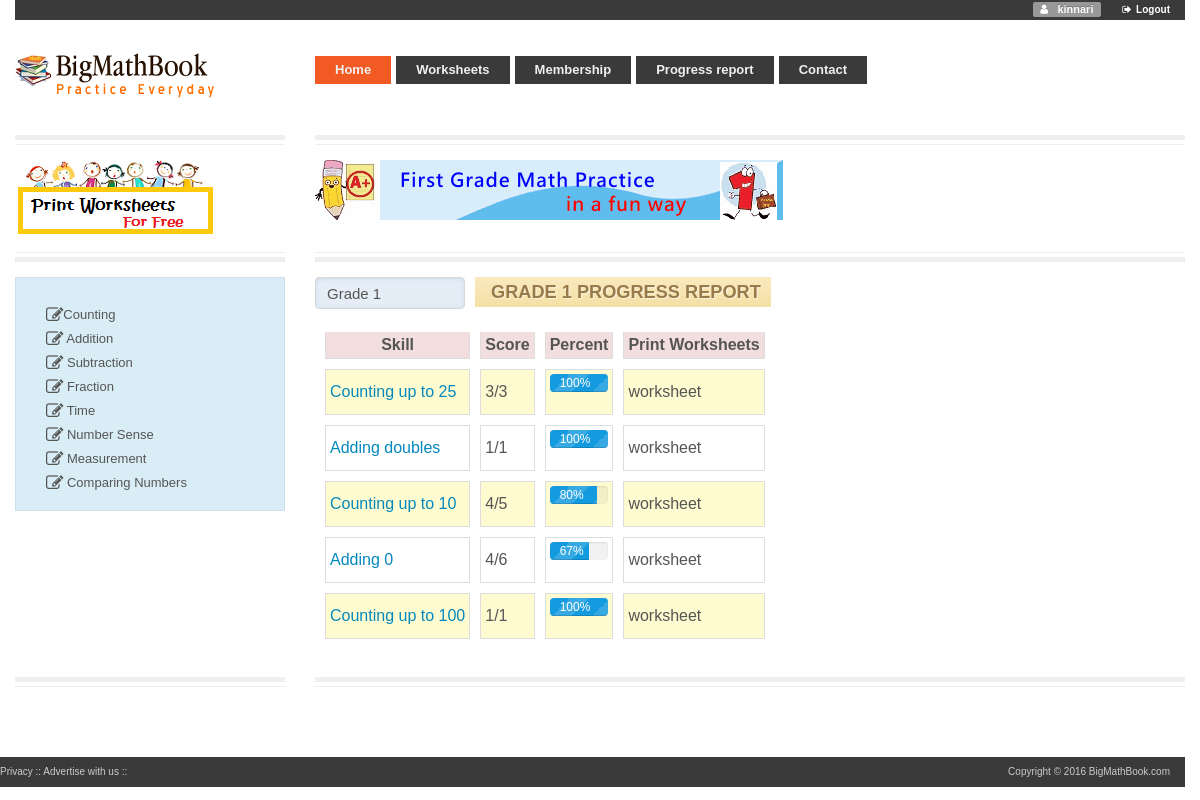
Page /report.php (signed in) on the committed database.
### tables this page shows
CREATE TABLE IF NOT EXISTS `report` (
  `ID` int(11) NOT NULL AUTO_INCREMENT,
  `USERID` int(11) NOT NULL,
  `GRADE` varchar(30) NOT NULL,
  `SKILLID` int(11) NOT NULL,
  `CORRECT` tinyint(1) NOT NULL,
  `WRONG` tinyint(1) NOT NULL,
  `RESULT` text NOT NULL,
  PRIMARY KEY (`ID`),
  UNIQUE KEY `SKILLID` (`SKILLID`)
);

CREATE TABLE IF NOT EXISTS `skills` (
  `Id` mediumint(9) NOT NULL AUTO_INCREMENT,
  `CatId` int(11) DEFAULT NULL,
  `Grade` varchar(30) NOT NULL,
  `Title` varchar(200) DEFAULT NULL,
  `worksheet` char(1) NOT NULL DEFAULT 'N',
  PRIMARY KEY (`Id`)
);

### report.php (the view, shortened to what this page needs)
<?php include 'cn.php';
      include 'top.php';
		?>
 <link rel="stylesheet" type="text/css" href="css/styles.css">
  <div class="row">
      <div class="span3 clearfix">
   <div class="widget widget-list well">
		   <ul class="nav nav-list">
		  <li><a href="gradeindex.php?cat=1"><i class="fa fa-edit fa-lg"></i>Counting</a></li>
		  <li><a href="gradeindex.php?cat=2"><i class="fa fa-edit fa-lg"></i> Addition</a></li>
          <li><a href="gradeindex.php?cat=3"><i class="fa fa-edit fa-lg"></i> Subtraction</a></li>
          <li><a href="gradeindex.php?cat=6"><i class="fa fa-edit fa-lg"></i> Fraction</a></li>
          <li><a href="gradeindex.php?cat=10"><i class="fa fa-edit fa-lg"></i> Time</a></li>
          <li><a href="gradeindex.php?cat=11"><i class="fa fa-edit fa-lg"></i> Number Sense</a></li>
		  <li><a href="gradeindex.php?cat=13"><i class="fa fa-edit fa-lg"></i> Measurement</a></li>
		  <li><a href="gradeindex.php?cat=17"><i class="fa fa-edit fa-lg"></i> Comparing Numbers</a></li>
        </ul>
        </div>
	  </div>
	  <div class="span9">
<div class="row">
<div class="span8">
 		<?php
		$grade = "";
		if(isset($_SESSION['USER'])){
			$user = $_SESSION['USER'];
			list($uname , $uid ) = explode("/", $user);
			$con=mysqli_connect($hostname,$username, $password, $db);
			if(isset($_POST["grade"]))
			{
			$grade = $_POST["grade"];
			$qry = "select * from report where USERID=$uid and GRADE='$grade'";
			}else{
			$qry = "select * from report where USERID=$uid and GRADE=(select GRADE from students where ID=$uid)";
			}
			$result = mysqli_query($con,$qry);
			$row = mysqli_fetch_assoc($result);
			$checkuser = $result->num_rows;
			if($checkuser > 0){
			$grade = $row['GRADE'];
			}
			?>
			<div id="element1">
			<form id="report-form" name="report-form" method="post">
		  <select name="grade" id="grade" tabindex="1" >
			<option  <?php if (trim($grade)=="Grade 1") {echo "selected";}?> value="Grade 1">Grade 1</option>
			</select>
			</form>
			</div><div id="element2">
			<h1 style="text-transform: uppercase;"><?php echo $grade . " Progress report&nbsp;&nbsp;"; ?></h1>
			</div>
			<table class="table table-striped" align="left">
			<thead>
          <tr bgcolor="#f2dede">
            <th>Skill</th>
            <th>Score</th>
            <th>Percent</th>
            <th>Print Worksheets</th>
          </tr>
        </thead>
		<tbody>
	<?php
		mysqli_data_seek($result,0);
		while($row = mysqli_fetch_assoc($result))
		{
			$qry = "select Title from skills where Id=".$row['SKILLID'];
			$rs = mysqli_query($con,$qry);
			$list = mysqli_fetch_assoc($rs);
			$totalq =(int)$row['CORRECT'] + (int)$row['WRONG'];
			$percent = round( (($row['CORRECT'] / $totalq)) * 100 );
			echo "<tr class='info'><td><a href='javascript:DoPost($row[ID]);'>". $list['Title'] ."</a></td>";
			echo "<td>". $row['CORRECT'] ."/". $totalq ."</td>";
			echo "<td width='30'><div class='progress progress-striped'><div class='bar' style='width: $percent%;'>$percent%</div></div></td>";
			echo "<td>worksheet</td></tr>";
           }
			echo  "</tbody> </table>";
			}
		?>
  </div>
    </div>
	  </div>
	</div>
      	<div class="row margin10-40">
      	  <div class="span3"><div class="border-5-1"></div></div>
      	  <div class="span9"><div class="border-5-1 hide-border"></div>
		  </div>
    	</div>

### css/style.css (style rules this page uses)
h1, h2, h3 { color:#F15A23; margin-bottom: 10px; }
a { color:#0588BC; }
.italic, italic, i { font-style:italic; }
.border-5-1 { border-top: 5px solid #EFEFEF; border-bottom: 1px solid #EFEFEF; clear: both; height: 4px; margin: 0; }
.margin10-40 { margin-top:10px; margin-bottom:40px; }
.well { padding: 15px; background-color: #efefef; border: 1px solid #EEE; border: 1px solid rgba(0, 0, 0, 0.05); -webkit-border-radius: 0px; -moz-border-radius: 0px; border-radius: 0px; -webkit-box-shadow:none; -moz-box-shadow:none; box-shadow: none; }
ul { list-style-type: none; padding: 0px; margin: 10px; }
ul li { background-position: 0px 5px; padding-left: 15px; line-height :18px; }
#bottom-panel { background-color: #3A3A3A; margin-top:30px; }
#bottom-panel span { color: #ccc; font-size:10px; float:right; line-height:30px; margin-right:15px; margin-left:15px; }
#bottom-panel .site-name { float:left; }
.widget { color:#888; }
.widget li a { color:#555; }
.widget ul { list-style:none; margin-left:0; margin-bottom:0; }
.widget-list { padding:15px 0; }
.nav > li { margin-bottom:0px; }
.nav-list > li > a, .nav-list .nav-header { text-shadow: none; }
.progress { background-color: #EEE; background-color: rgba(0, 0, 0, 0.05); -webkit-border-radius: 4px; -moz-border-radius: 4px; border-radius: 4px; }
.progress-striped .bar { text-align: left; padding-left: 10px; line-height: 18px; }

### css/userdesign.css (style rules this page uses)
.row:before, .row:after { display: table; line-height: 0; content: ""; }
.row:after { clear: both; }
.well { background-color: #d9edf7; }
table { border-collapse: separate; border-spacing: 10px; }

### css/styles.css (style rules this page uses)
h1 { font-size: 1.40em; height: 30px; line-height: 30px; padding-left: 16px; color: #997a4a; font-weight: bold; text-shadow: 1px 1px 1px rgba(255,255,255,0.65); background-color: #f4dfa4; background-image: -webkit-gradient(linear, left top, left bottom, from(#f9eabf), to(#f4dfa4)); background-image: -webkit-linear-gradient(top, #f9eabf, #f4dfa4); background-image: -moz-linear-gradient(top, #f9eabf, #f4dfa4); background-image: -ms-linear-gradient(top, #f9eabf, #f4dfa4); background-image: -o-linear-gradient(top, #f9eabf, #f4dfa4); background-image: linear-gradient(top, #f9eabf, #f4dfa4); }
select { border: 1px solid #bbd3e9; padding: 6px 11px; margin-bottom: 15px; background: #e5eef6; height:32px; border:1px solid #d8d8d8; width:150px; font: 15px Sans-Serif; -webkit-appearance: none; -webkit-border-radius: 4px; -moz-border-radius: 4px; border-radius: 4px; -webkit-box-shadow: inset 0 1px 4px 0 rgba(176, 199, 221, .5); -moz-box-shadow: inset 0 1px 4px 0 rgba(176, 199, 221, .5); box-shadow: inset 0 1px 4px 0 rgba(176, 199, 221, .5); -webkit-transition: all 0.4s linear; -moz-transition: all 0.4s linear; transition: all 0.4s linear; }
#element1 { float:left;margin-right:10px;height: 20px; }
#element2 { float:left;height: 45px; }

### rows in the picture
report: grade "Grade 1", GRADE "GRADE 1", SKILLID.Title "Counting up to 25", CORRECT "3", percent "100"
report: SKILLID.Title "Adding doubles", CORRECT "1", percent "100"
report: SKILLID.Title "Counting up to 10", CORRECT "4", totalq "5", percent "80"
report: SKILLID.Title "Adding 0", CORRECT "4", totalq "6", percent "67"
report: SKILLID.Title "Counting up to 100", CORRECT "1", percent "100"

### other values in the picture
$name "kinnari"
